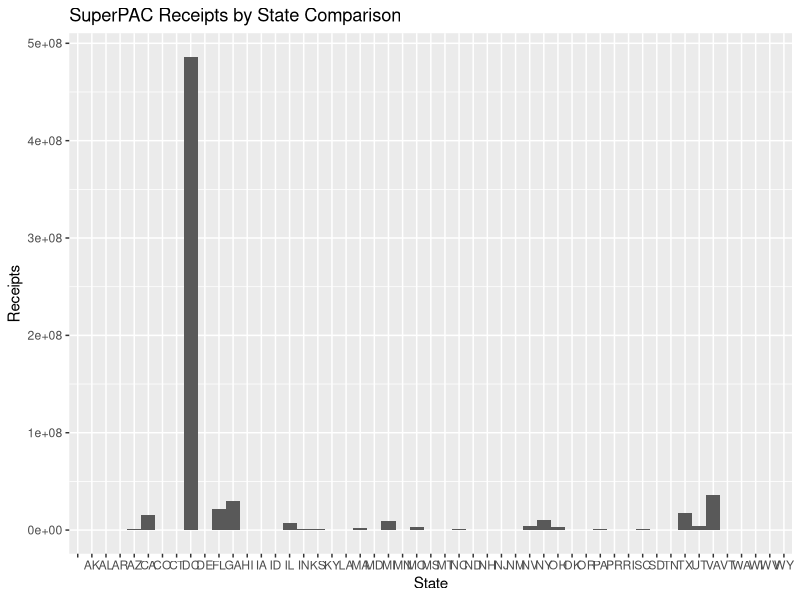
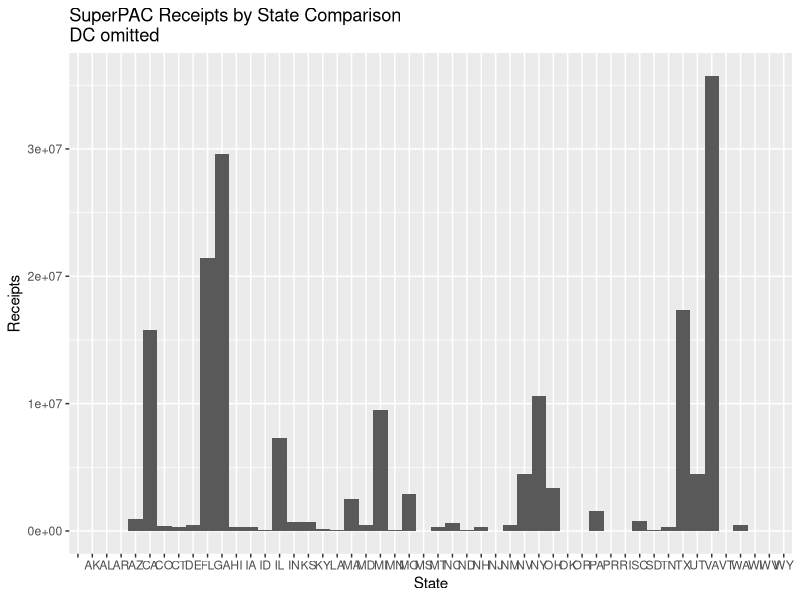
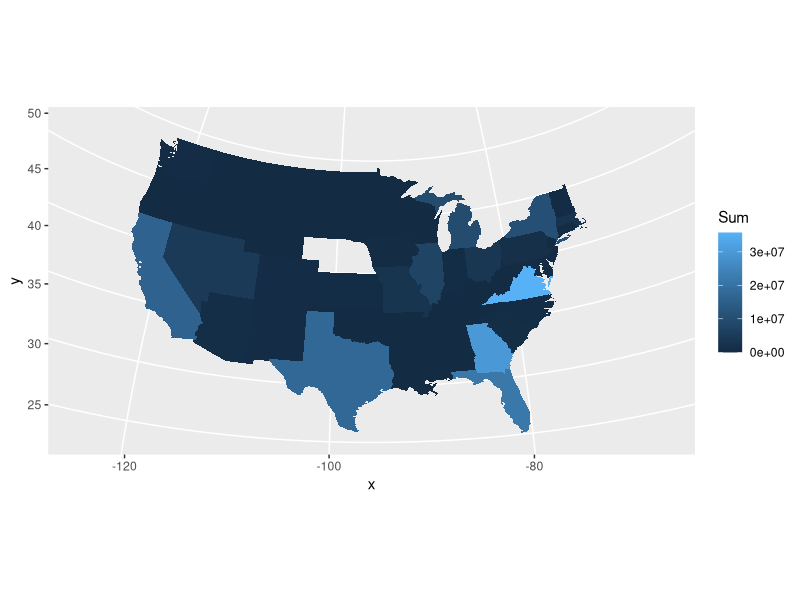
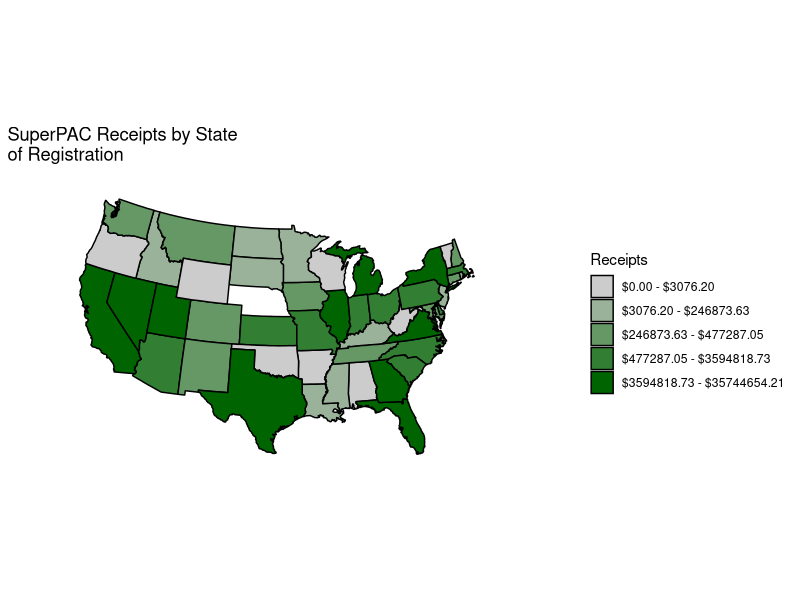

Write the R code that produced these figures, in order.
#!/usr/bin/Rscript

require(mapproj)
require(ggplot2)
require(grid)
library(maps)
require(plyr)

pac <- read.csv("./committee_summary.csv", header=TRUE)

names(pac)[12] <- "receipts"

pdata <- ddply(pac, "state", summarize, Sum = sum(receipts, na.rm=TRUE))

states_map <- map_data("state")

pdata$statelc <- tolower(state.name[match(pdata$state, state.abb)])

pdata$statelc[9] <- "district of columbia"

ggplot(data=pdata, aes(x=state, y=Sum)) + 
  geom_bar(width=1, stat="identity") + 
  theme(legend.position="none") + 
  labs(x="State", y="Receipts") + 
  ggtitle("SuperPAC Receipts by State Comparison")

pdata.noDC = subset(pdata, state!="DC")

ggplot(pdata.noDC, aes(x=state, y=Sum)) + 
  geom_bar(width=1, stat="identity") + 
  theme(legend.position="none") + labs(x="State", y="Receipts") + 
  ggtitle("SuperPAC Receipts by State Comparison\nDC omitted")

ggplot(pdata.noDC, aes(map_id = statelc, fill=Sum)) + 
  geom_map(map=states_map) + 
  expand_limits(x=states_map$long, y=states_map$lat)+
  coord_map("polyconic")

qs = quantile(pdata.noDC$Sum, c(0.0, 0.2, 0.4, 0.6, 0.8, 1.0))
qsf = sprintf("$%.2f", qs)
qlabels = paste(head(qsf, -1), tail(qsf, -1), sep=' - ')

pdata.noDC$Sum_q <- cut(pdata.noDC$Sum, qs, labels=qlabels, include.lowest=TRUE)

pal <- colorRampPalette(c("grey80", "darkgreen"))(5)

clean_theme <- theme(axis.title = element_blank(), axis.text=element_blank(), panel.background=element_blank(), panel.grid=element_blank(), axis.ticks.length = unit(0, "cm"), complete=TRUE)

ggplot(pdata.noDC, aes(map_id = statelc, fill=Sum_q))+ geom_map(map=states_map, colour="black") + 
  scale_fill_manual(values=pal) + 
  expand_limits(x=states_map$long, y=states_map$lat)+
  coord_map("polyconic") + 
  labs(fill="Receipts", x="Longitude", y="Latitude") + 
  ggtitle("SuperPAC Receipts by State\nof Registration") + 
  clean_theme
